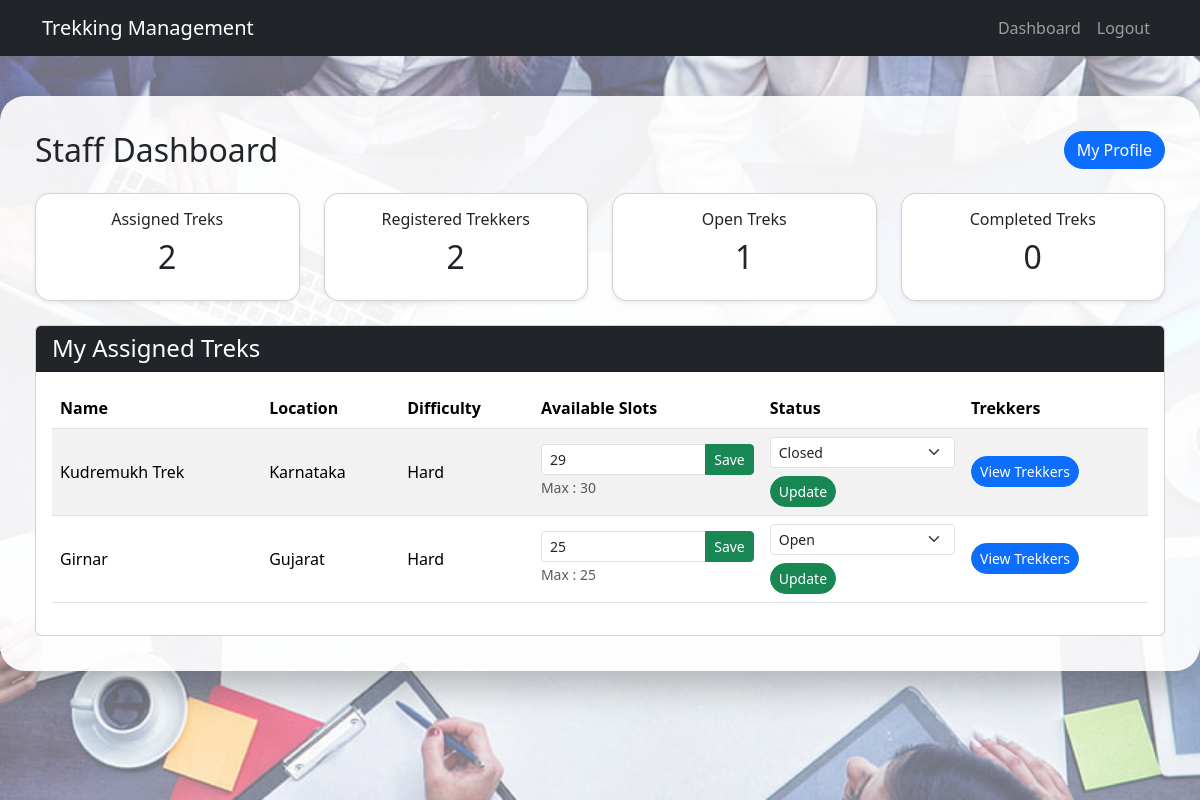
The page /staff (signed in) on the database its author committed.
### models/trek.py (models this page shows, shortened)
class Trek(db.Model):
    __tablename__ = "treks"
    id = db.Column(db.Integer, primary_key=True)
    name = db.Column(db.String(100), nullable=False)
    location = db.Column(db.String(100), nullable=False)
    difficulty = db.Column(db.String(30), nullable=False)
    duration = db.Column(db.Integer, nullable=False)
    max_slots = db.Column(db.Integer, nullable=False)
    available_slots = db.Column(db.Integer, nullable=False)
    price = db.Column(db.Float, nullable=False)
    status = db.Column(db.String(30), nullable=False)
    description = db.Column(db.Text)
    staff_id = db.Column(
        db.Integer,
        db.ForeignKey("users.id"),
        nullable=True
    )
    bookings = db.relationship(
        "Booking",
        backref="trek",
        lazy=True,
        cascade="all, delete-orphan"
    )

### routes/staff.py (the view)
@staff.route("/staff")
@login_required
def staff_dashboard():
    if current_user.role != ROLE_STAFF:
        return "Unauthorized", 403
    treks = Trek.query.filter_by(staff_id=current_user.id).all()
    assigned_treks = len(treks)
    registered_trekkers = sum(
        len(trek.bookings)
        for trek in treks
    )
    open_treks = sum(
        1
        for trek in treks
        if trek.status == TREK_OPEN
    )
    completed_treks = sum(
        1
        for trek in treks
        if trek.status == TREK_COMPLETED
    )
    return render_template(
        "staff_dashboard.html",
        treks=treks,
        assigned_treks=assigned_treks,
        registered_trekkers=registered_trekkers,
        open_treks=open_treks,
        completed_treks=completed_treks
    )

### create_app.py (called while the page is built)
def create_app():
    app = Flask(__name__)
    app.config.from_object(Config)
    db.init_app(app)
    login_manager.init_app(app)
    @login_manager.user_loader
    def load_user(user_id):
        return db.session.get(User, int(user_id))
    app.register_blueprint(auth)
    app.register_blueprint(admin)
    app.register_blueprint(staff)
    app.register_blueprint(user)
    @app.route("/")
    def home():
        return render_template("index.html")
    return app

### templates/staff_dashboard.html (shortened to what this page needs)
{% extends "base.html" %}
{% block extra_css %}
<link rel="stylesheet"
      href="{{ url_for('static', filename='css/staff_dashboard.css') }}">
{% endblock %}
{% block full_page %}
<div class="staff-dashboard-page">
<div class="dashboard-container">
<div class="d-flex justify-content-between align-items-center mb-4">
    <h2 class="mb-0">Staff Dashboard</h2>
    <a href="{{ url_for('staff.staff_profile') }}"
       class="btn btn-primary">
        My Profile
    </a>
</div>
<div class="row g-4 mb-4">
    <div class="col-md-3">
        <div class="card stats-card text-center shadow-sm">
            <div class="card-body">
                <h6>Assigned Treks</h6>
                <h2>{{ assigned_treks }}</h2>
            </div>
        </div>
    </div>
    <div class="col-md-3">
        <div class="card stats-card text-center shadow-sm">
            <div class="card-body">
                <h6>Registered Trekkers</h6>
                <h2>{{ registered_trekkers }}</h2>
            </div>
        </div>
    </div>
    <div class="col-md-3">
        <div class="card stats-card text-center shadow-sm">
            <div class="card-body">
                <h6>Open Treks</h6>
                <h2>{{ open_treks }}</h2>
            </div>
        </div>
    </div>
    <div class="col-md-3">
        <div class="card stats-card text-center shadow-sm">
            <div class="card-body">
                <h6>Completed Treks</h6>
                <h2>{{ completed_treks }}</h2>
            </div>
        </div>
    </div>
</div>
<div class="card">
    <div class="card-header bg-dark text-white">
        <h4 class="mb-0">My Assigned Treks</h4>
    </div>
    <div class="card-body">
    {% if treks %}
    <table class="table table-hover table-striped align-middle">
        <thead>
            <tr>
                <th>Name</th>
                <th>Location</th>
                <th>Difficulty</th>
                <th>Available Slots</th>
                <th>Status</th>
                <th>Trekkers</th>
            </tr>
        </thead>
        <tbody>
        {% for trek in treks %}
        <tr>
            <td>{{ trek.name }}</td>
            <td>{{ trek.location }}</td>
            <td>{{ trek.difficulty }}</td>
            <td>
                <form method="POST"
                      action="{{ url_for('staff.update_slots', trek_id=trek.id) }}">
                    <div class="input-group input-group-sm">
                        <input
                            type="number"
                            class="form-control"
                            name="available_slots"
                            value="{{ trek.available_slots }}"
                            min="0"
                            max="{{ trek.max_slots }}">
                        <button
                            class="btn btn-success"
                            type="submit">
                            Save
                        </button>
                    </div>
                </form>
                <small class="text-muted">
                    Max : {{ trek.max_slots }}
                </small>
            </td>
            <td>
                <form
                    method="POST"
                    action="{{ url_for('staff.update_status', trek_id=trek.id) }}">
                    <select
                        name="status"
                        class="form-select form-select-sm">
                        <option value="Open"
                            {% if trek.status=="Open" %}selected{% endif %}>
                            Open
                        </option>
                        <option value="Closed"
                            {% if trek.status=="Closed" %}selected{% endif %}>
                            Closed
                        </option>
                    </select>
                    <button
                        class="btn btn-success btn-sm mt-2">
                        Update
                    </button>
                </form>
            </td>
            <td>
                <a
                    href="{{ url_for('staff.view_trekkers', trek_id=trek.id) }}"
                    class="btn btn-primary btn-sm">
                    View Trekkers
                </a>
            </td>
        </tr>
        {% endfor %}
        </tbody>
    </table>
    {% else %}
    <div class="alert alert-info mb-0">
        No treks assigned yet.
    </div>
    {% endif %}
    </div>
</div>
</div>
</div>
{% endblock %}

### static/css/staff_dashboard.css (style rules this page uses)
.staff-dashboard-page { min-height: calc(100vh - 56px); background: linear-gradient(rgba(255,255,255,.45), rgba(255,255,255,.45)), url("../images/staff.jpg"); background-size: cover; background-position: center; background-repeat: no-repeat; padding:40px 0; }
.dashboard-container { background:rgba(255,255,255,.90); border-radius:25px; padding:35px; box-shadow:0 15px 35px rgba(0,0,0,.25); }
.stats-card { border-radius:15px; transition:.3s; }

### rows shown on the page
Trek: name "Kudremukh Trek", location "Karnataka", difficulty "Hard", available_slots "29", max_slots "30", status "Closed"
Trek: name "Girnar", location "Gujarat", difficulty "Hard", available_slots "25", max_slots "25", status "Open"

### other values the page prints
{{ assigned_treks }} "2"
{{ registered_trekkers }} "2"
{{ open_treks }} "1"
{{ completed_treks }} "0"
